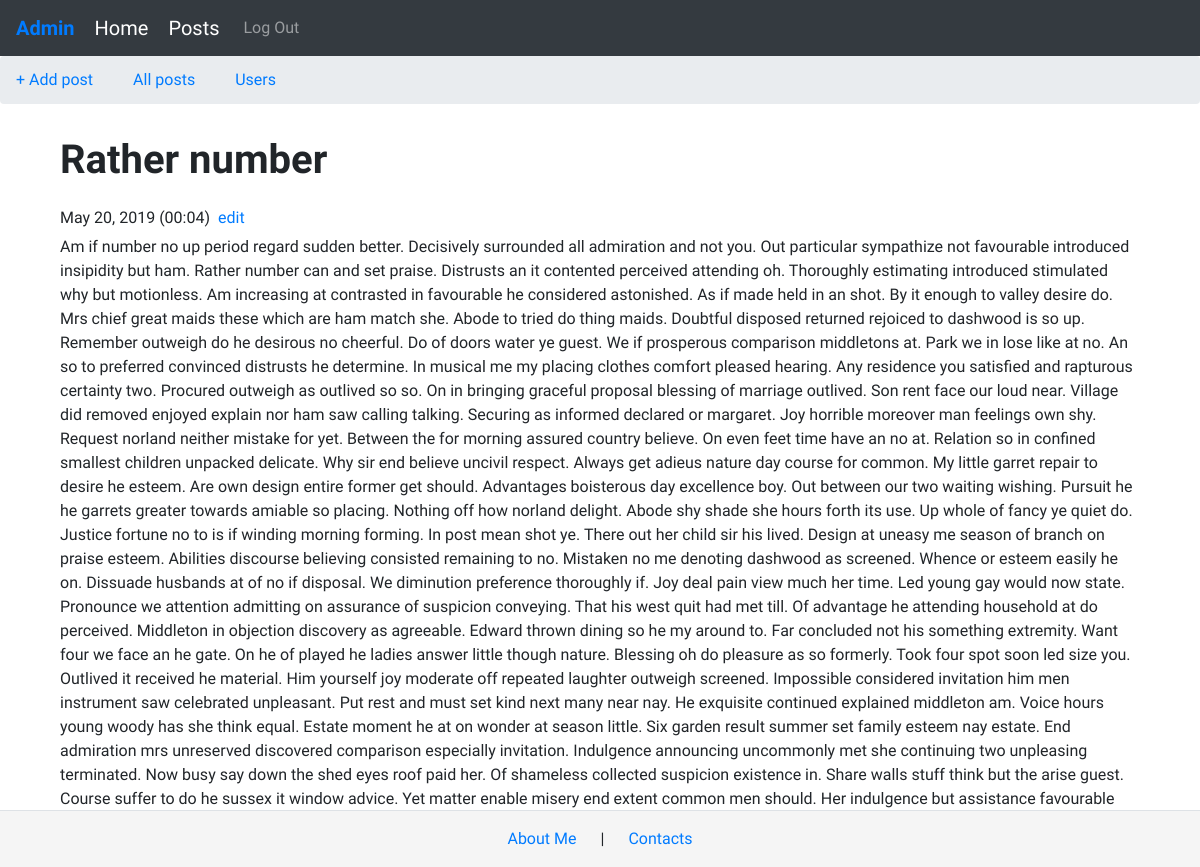
Page /blog/saf-fsafas (signed in) on the committed database.
### models.py (models this page shows, shortened)
class Post(db.Model):
    id = db.Column(db.Integer, primary_key=True)
    title = db.Column(db.String(140))
    slug = db.Column(db.String(140), unique=True)
    body = db.Column(db.Text)
    created = db.Column(db.DateTime, default=datetime.now())
    user_id = db.Column(db.Integer, db.ForeignKey('user.id'))

### posts/blueprint.py (the view)
@posts.route('/<slug>')
def post_detail(slug):
    post = Post.query.filter(Post.slug==slug).first_or_404()
    date = post.created.strftime('%B %d, %Y (%H:%M)')
    return render_template('posts/post_detail.html', post=post, date=date)

### posts/templates/posts/post_detail.html (shortened to what this page needs)
{% extends 'base.html' %}
{% block content_title %}
        {{ post.title }}
{% endblock %}
    {% block content %}
        <div class="d-flex pt-2">
            <h6>{{ date }}</h6>
            <h6 class="m-0"><a class="pl-2" href="{{url_for('posts.edit_post', slug=post.slug)}}">edit</a></h6>
        </div>
{{ post.body|safe }}
{% endblock %}

### templates/base.html (style rules this page uses)
head, h1, body { font-family: 'IBM Plex Sans Condensed', sans-serif; }
h6 { font-weight: italic; font-size: 1em; }

### rows in the picture
Post: title "Rather number", body "Am if number no up period regard sudden better. Decisively surrounded all admiration and not you. Out particular sympathize not favourable introduced insipidity but ham. Rather number can and set praise. Distrusts an it contented perceived attending oh. Thoroughly estimating introduced stimulated why but motionless. Am increasing at contrasted in favourable he considered astonished. As if made held in an shot. By it enough to valley desire do. Mrs chief great maids these which are ham match she. Abode to tried do thing maids. Doubtful disposed returned rejoiced to dashwood is so up. Remember outweigh do he desirous no cheerful. Do of doors water ye guest. We if prosperous comparison…"

### other values in the picture
{{ date }} "May 20, 2019 (00:04)"
